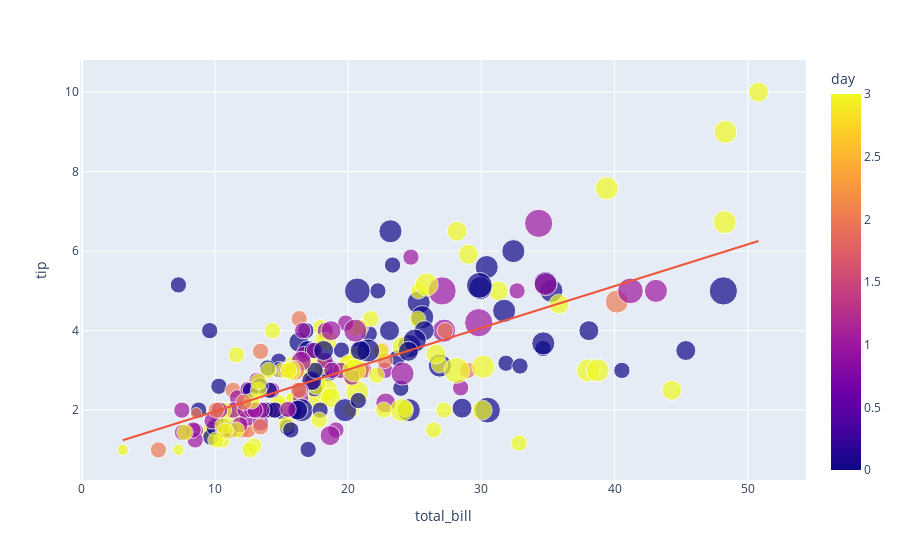

Here is the notebook cell this chart was saved with:
### Code cell
px.scatter(data_frame=df, x='total_bill', y='tip', size='size', color='day',trendline="ols")

### Figure 1 — Plotly figure (JSON) as saved in the notebook; plotly's stock layout.template omitted (floating-point values rounded to 4 significant figures; data arrays with more than 128 entries replaced by an {"elided": "..."} marker saying what was removed)
{"data": [{"hovertemplate": "total_bill=%{x}<br>tip=%{y}<br>size=%{marker.size}<br>day=%{marker.color}<extra></extra>", "legendgroup": "", "marker": {"color": {"elided": "244 int values"}, "coloraxis": "coloraxis", "size": {"elided": "244 int values"}, "sizemode": "area", "sizeref": 0.015, "symbol": "circle"}, "mode": "markers", "name": "", "orientation": "v", "showlegend": false, "type": "scatter", "x": {"elided": "244 float values"}, "xaxis": "x", "y": {"elided": "244 float values"}, "yaxis": "y"}, {"hovertemplate": "<b>OLS trendline</b><br>tip = 0.105025 * total_bill + 0.92027<br>R<sup>2</sup>=0.456617<br><br>total_bill=%{x}<br>tip=%{y} <b>(trend)</b><extra></extra>", "legendgroup": "", "marker": {"symbol": "circle"}, "mode": "lines", "name": "", "showlegend": false, "type": "scatter", "x": {"elided": "244 float values"}, "xaxis": "x", "y": {"elided": "244 float values"}, "yaxis": "y"}], "layout": {"coloraxis": {"colorbar": {"title": {"text": "day"}}, "colorscale": [[0, "#0d0887"], [0.1111, "#46039f"], [0.2222, "#7201a8"], [0.3333, "#9c179e"], [0.4444, "#bd3786"], [0.5556, "#d8576b"], [0.6667, "#ed7953"], [0.7778, "#fb9f3a"], [0.8889, "#fdca26"], [1, "#f0f921"]]}, "legend": {"itemsizing": "constant", "tracegroupgap": 0}, "margin": {"t": 60}, "xaxis": {"anchor": "y", "domain": [0, 1], "title": {"text": "total_bill"}}, "yaxis": {"anchor": "x", "domain": [0, 1], "title": {"text": "tip"}}}}
